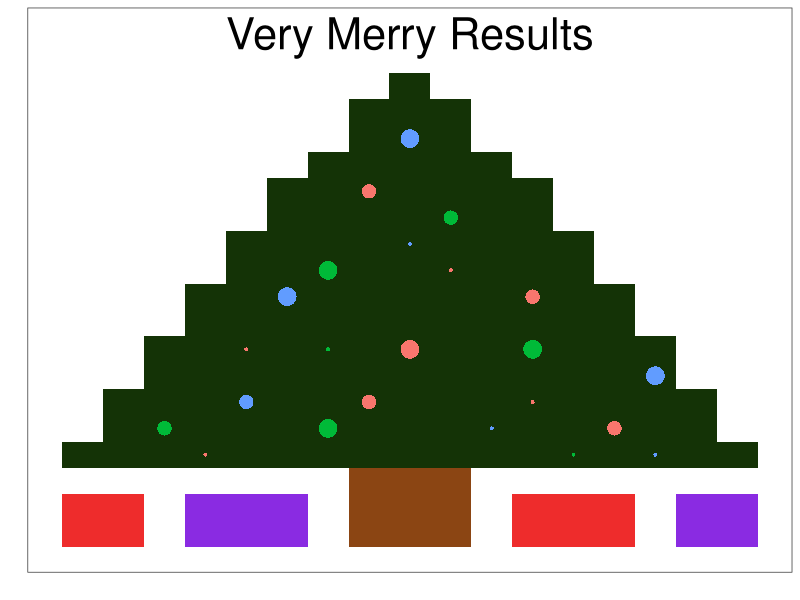

Here is the R script that generated this plot:

########################################################################################################################
########################################################################################################################
##                                MY GROUND-BREAKING, EARTH-SHATTERING RESEARCH PROJECT                               ##
########################################################################################################################
########################################################################################################################


# Clear environment:
rm(list = ls())


# Load libraries:
library(ggplot2)


# Bring in data:
some_data <- read.csv("data/research_data.csv")


# Generate some data:
more_data <- data.frame(x = c(6, 9, 15, 17, 5, 13, 16, 7, 10, 14, 7, 9, 11, 
                                   14, 8, 14, 9, 12, 11, 12, 14, 11, 17, 10))
more_data$y <- c(4, 5, 4, 4, 5, 5, 5, 6, 6, 6, 8, 8, 8, 8, 10,
                      10, 11, 11, 12, 13, 10, 16, 7, 14)
more_data$color <- factor(c(1, 2, 2, 3, 2, 3, 1, 3, 1, 1, 1, 2, 1, 2,
                                  3, 3, 2, 1, 3, 2, 1, 3, 3, 1))
more_data$size <- c(1, 3, 1, 1, 2, 1, 2, 2, 2, 1, 1, 1, 3, 3, 3,
                         2, 3, 1, 1, 2, 2, 3, 3, 2)


# Perform analysis:
analysis <- ggplot() + 
  geom_tile(data = some_data, aes(x = important_x_var, y = important_y_var, fill = color)) +  
  geom_point(data = more_data, aes(x = x, y = y, colour = color, size = size), shape = 16) +
  annotate("text", x = 11, y = 20, label = "Very Merry Results", size = 11) +
  scale_fill_identity() + 
  theme_bw() +
  scale_x_continuous(breaks = NULL) + 
  scale_y_continuous(breaks = NULL) +
  labs(x = "", y = "") + theme(legend.position = "none")


# Results:
analysis


########################################################################################################################
########################################################################################################################
##                                                          END                                                       ##
########################################################################################################################
########################################################################################################################